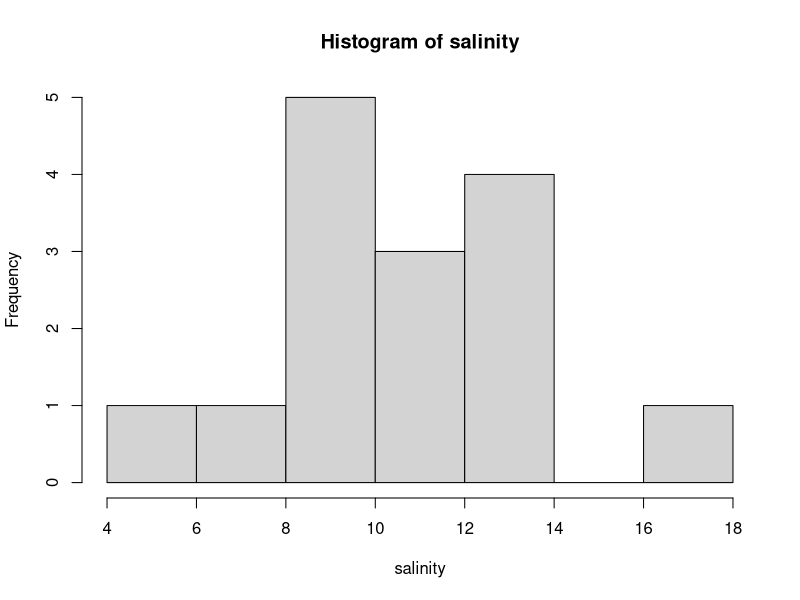

The R source for this figure: (Note: this script raises an error after producing the figure.)
######################################
# Solutions for Exrcises from Lab 2
######################################


# Exercise 1
salinity <- c(9.3, 10.7, 5.5, 9.6, 12.2, 16.6, 9.2, 10.5, 7.9, 13.2, 11, 8.8, 13.7, 12.1, 9.8)
hist(salinity)
# y_i = mu + error_i
mean(salinity)
sd(salinity)

# Exercise 2
pollution <- data.frame(location = rep(c("Above", "Below"), each = 15),
                         d.o. = c(5.2, 4.8, 5.1, 5, 4.9, 4.8, 5, 4.7, 4.7, 5, 4.7,
                                    5.1, 5, 4.9, 4.9, 4.2, 4.4, 4.7, 4.9, 4.6, 4.8, 4.9,
                                    4.6, 5.1, 4.3, 5.5, 4.7, 4.9, 4.8, 4.9))
plot(pollution)
mean(pollution[pollution$location == "Above", ]$d.o.)  # Estimate mu_1
mean(pollution[pollution$location == "Below", ]$d.o.)  # Estimate mu_2
sd1 <- sd(pollution[pollution$location == "Above", ]$d.o.)
sd1
sd2 <- sd(pollution[pollution$location == "Below", ]$d.o.)
sd2
wsd <- sqrt((sd1^2 + sd2^2)/2)
wsd

# Exercise 6
salinity <- c(7.6, 7.7, 4.3, 5.9, 5, 6.5, 8.3, 8.2, 13.2, 12.6,
              10.4, 10.8, 13.1, 12.3, 10.4)
afterflow <- c(23, 24, 26, 25, 30, 24, 23, 22, 22, 24, 25, 22, 22, 22, 24)
# y_i = x_i + eror_i
model1 <- lm(salinity ~ afterflow) # regression 
summary(model1)  # summary of the estimated parameters
plot(salinity ~ afterflow)
curve(30.8 - 0.91 * x, add = TRUE)








